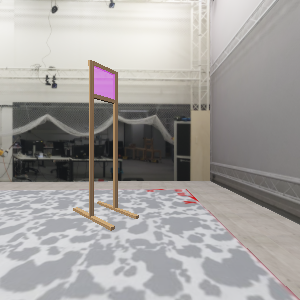
#> input picture controllers/main/data/gate1.png, 300 x 300 px
$ jupyter execute notebook.ipynb
#> lines starting #> are read from the running program, lines starting #| are printed output that depends on the picture; after the words box and inside, x2 and y2 are one past the last pixel; in counts of white or black regions, pixels touching at a corner belong together
[cell 1]
import cv2
import numpy as np
import matplotlib.pyplot as plt
import pandas as pd

## Load and display data

[cell 2]
# Load the image
image_path = "../data/gate1.png"
image = cv2.imread(image_path)
#> image is the input picture: shape (300, 300, 3); mean B, G, R 158.1, 160.5, 163.4

# Display the image
plt.imshow(cv2.cvtColor(image, cv2.COLOR_BGR2RGB))
plt.axis('off')

[cell 3]
# Load the CSV file
csv_path = "../data/gate1.csv"
data = pd.read_csv(csv_path)
#> (reads controllers/main/data/gate1.csv from the repository)

# Display the data
print(data)

## Detect pink rectangle corners

[cell 4]
# Convert image to HSV color space
hsv_image = cv2.cvtColor(image, cv2.COLOR_BGR2HSV)
#> hsv_image: shape (300, 300, 3); mean H, S, V 53, 14.5, 165

# Display each channel
plt.figure(figsize=(12, 4))

# Display the hue channel
plt.subplot(1, 3, 1)
plt.imshow(hsv_image[:, :, 0], cmap='hsv')
plt.title('Hue Channel')
plt.axis('off')

# Display the saturation channel
plt.subplot(1, 3, 2)
plt.imshow(hsv_image[:, :, 1], cmap='gray')
plt.title('Saturation Channel')
plt.axis('off')

# Display the value channel
plt.subplot(1, 3, 3)
plt.imshow(hsv_image[:, :, 2], cmap='gray')
plt.title('Value Channel')
plt.axis('off')

plt.tight_layout()
plt.show()
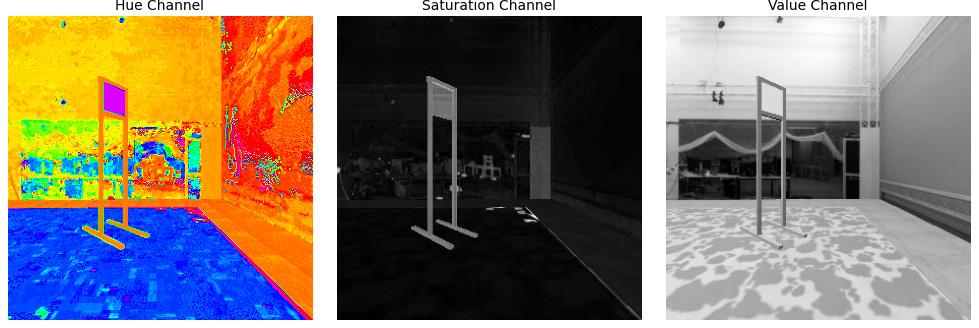
#> figure drawn by matplotlib, 3 panels

[cell 5]
# Threshold the HSV image
lower_pink = np.array([140, 42, 0])
upper_pink = np.array([156, 255, 255])
mask = cv2.inRange(hsv_image, lower_pink, upper_pink)
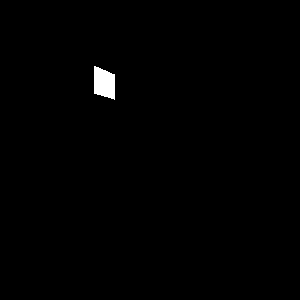
#> mask: shape (300, 300); 0.62% white; 1 white region

# Display the mask
plt.imshow(mask, cmap='gray')
plt.axis('off')
plt.show()

[cell 6]
# Only use the largest contour
contours, _ = cv2.findContours(mask, cv2.RETR_EXTERNAL, cv2.CHAIN_APPROX_SIMPLE)
#> contours = 1 contour; box (x1, y1, x2, y2) and area: (94, 66, 115, 100) 511
if len(contours) == 0:
    gate_contour = None
else:
    # Find the largest contour by area
    gate_contour = max(contours, key=cv2.contourArea)
#> gate_contour = contour of 31 points, box (x1, y1, x2, y2) (94, 66, 115, 100), area 511

# Draw the largest contour if found
output_image = image.copy()
if gate_contour is not None:
    cv2.drawContours(output_image, [gate_contour], -1, (0, 255, 0), 2)
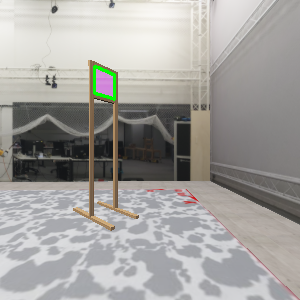
#> output_image: shape (300, 300, 3); 0.33% of pixels changed, all inside (x1, y1, x2, y2) = (93, 65, 116, 101)

plt.imshow(cv2.cvtColor(output_image, cv2.COLOR_BGR2RGB))
plt.axis('off')
plt.title("Largest Contour (Gate)")
plt.show()

[cell 7]
# Find the 4 corners of the gate contour
corners = cv2.approxPolyDP(gate_contour, 0.02 * cv2.arcLength(gate_contour, True), True)
#> corners = [[94, 66], [94, 93], [114, 99], [114, 74]]

def order_corners(pts):
    """Order points: top-left, top-right, bottom-right, bottom-left."""
    pts = pts.reshape(4, 2)
#> pts = [[94, 66], [94, 93], [114, 99], [114, 74]]
    rect = np.zeros((4, 2), dtype=int)
    s = pts.sum(axis=1)
#> s = [160, 187, 213, 188]
    rect[0] = pts[np.argmin(s)]   # top-left has smallest x+y
    rect[2] = pts[np.argmax(s)]   # bottom-right has largest x+y
    d = np.diff(pts, axis=1)
#> d = [-28, -1, -15, -40]
    rect[1] = pts[np.argmin(d)]   # top-right has smallest y-x
    rect[3] = pts[np.argmax(d)]   # bottom-left has largest y-x
    return rect

corners_ordered = order_corners(corners)
#> corners_ordered = [[94, 66], [114, 74], [114, 99], [94, 93]]

# Draw the corners on the image
output_image = image.copy()
colors = [(255, 0, 0), (0, 255, 0), (0, 0, 255), (0, 0, 0)]  # blue, green, red, black
for i, corner in enumerate(corners_ordered):
    x, y = corner.ravel()
    cv2.circle(output_image, (int(x), int(y)), 2, colors[i], -1)  # blue circles for corners
#> this loop made 4 passes
#> output_image: shape (300, 300, 3); 0.06% of pixels changed, all inside (x1, y1, x2, y2) = (92, 64, 117, 102)


# Display the image with corners
plt.imshow(cv2.cvtColor(output_image, cv2.COLOR_BGR2RGB))
plt.axis('off')
plt.title("Gate Corners")
plt.show()

[cell 8]
print(corners_ordered)
#| [[ 94  66]
#|  [114  74]
#|  [114  99]
#|  [ 94  93]]
